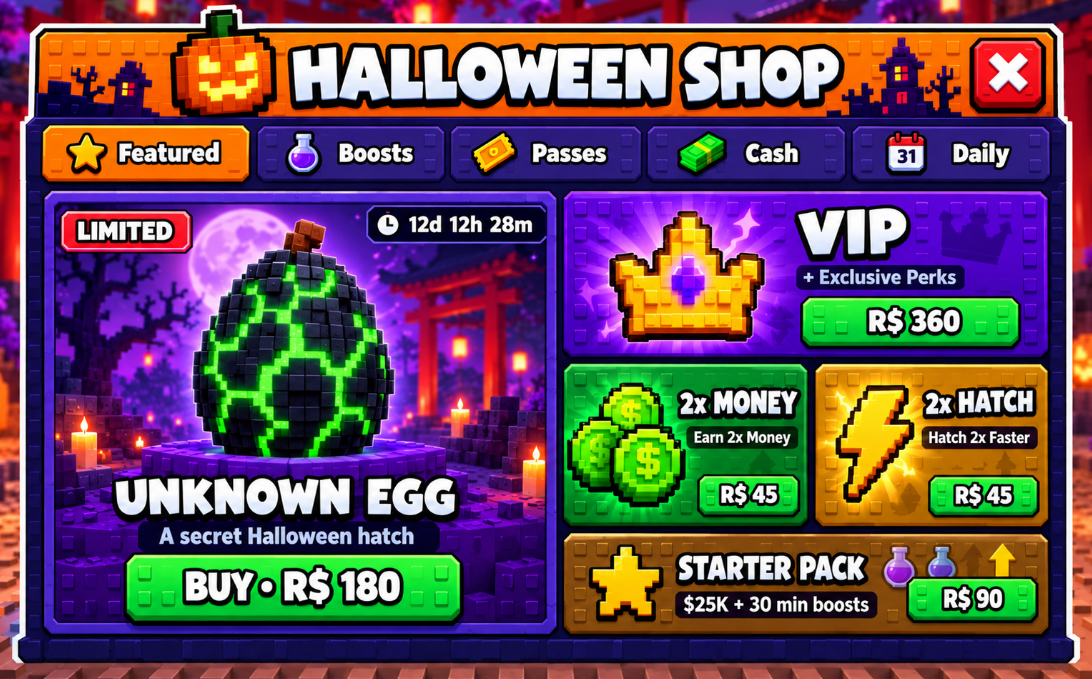
#> input picture assets/ui/shop_art/shop_reference.png, 1092 x 679 px
$ python build_shop_atlas.py shop_reference.png limited_scene_gpt.png limited_scene_gpt.png
#> lines starting #> are read from the running program, lines starting #| are printed output that depends on the picture; after the words box and inside, x2 and y2 are one past the last pixel; in counts of white or black regions, pixels touching at a corner belong together
"""Build the Halloween Shop menu art from the mockup (with the LIMITED egg already painted out).

usage (from the project root):
    python -I assets/ui/shop_art/patch_limited.py assets/ui/shop_art/shop_reference.png assets/ui/shop_art/limited_scene_gpt.png assets/ui/shop_art/shop_reference_noegg.png
    python -I assets/ui/shop_art/build_shop_atlas.py assets/ui/shop_art/shop_reference_noegg.png assets/ui/shop_art src/client/UI/Screens/GameMenus/ShopAtlas.luau

Outputs:
    shop_background.png  panel, header, tab row (covered by tab pieces) and an empty content area (at BG_SCALE)
    shop_featured.png    the FEATURED page (content area) with every changing text painted out (full size)
    shop_pieces.png      atlas: tabs, card blanks, buttons, pills, icons, badge (full size)
    ShopAtlas.luau       generated: piece rects in atlas pixels + their size in mockup pixels
Coordinates are mockup pixels (1092 x 679).
"""
import sys
from collections import deque
from pathlib import Path

import numpy as np
from PIL import Image, ImageDraw, ImageFilter

REF, OUT_DIR, OUT_LUA = Path(sys.argv[1]), Path(sys.argv[2]), Path(sys.argv[3])
REF_A = np.asarray(Image.open(REF).convert("RGB")).astype(np.int32)
H, W = REF_A.shape[:2]
CANVAS = (W, H)
BG_SCALE = 1024 / W
CONTENT = (45, 188, 1050, 633)  # the cards area under the tabs


def flat_face(img, box, cols=None, tolerance=18):
    """Per row: median of the pixels within `tolerance` of the area's face colour (skips text and icons)."""
    img = img.copy()
    x0, y0, x1, y1 = box
    c0, c1 = cols or (x0, x1)
    face = np.median(img[y0:y1, c0:c1].reshape(-1, 3), axis=0)
    for y in range(y0, y1):
        px = img[y, c0:c1]
        near = px[np.abs(px - face).max(axis=1) <= tolerance]
        img[y, x0:x1] = np.median(near, axis=0) if len(near) else face
    return img


def crop(img, box, alpha=None):
    x0, y0, x1, y1 = box
    rgba = Image.fromarray(img[y0:y1, x0:x1].astype(np.uint8), "RGB").convert("RGBA")
    if alpha is not None:
        rgba.putalpha(alpha)
    return rgba


def rounded_alpha(size, radius, scale=4):
    w, h = size
    big = Image.new("L", (w * scale, h * scale), 0)
    ImageDraw.Draw(big).rounded_rectangle((0, 0, w * scale - 1, h * scale - 1), radius=radius * scale, fill=255)
    return big.resize(size, Image.LANCZOS)


def flood_outside(barrier):
    h, w = barrier.shape
    outside = np.zeros((h, w), bool)
    q = deque([(y, x) for x in range(w) for y in (0, h - 1)] + [(y, x) for y in range(h) for x in (0, w - 1)])
    while q:
        y, x = q.popleft()
        if outside[y, x] or barrier[y, x]:
            continue
        outside[y, x] = True
        for ny, nx in ((y + 1, x), (y - 1, x), (y, x + 1), (y, x - 1)):
            if 0 <= ny < h and 0 <= nx < w and not outside[ny, nx]:
                q.append((ny, nx))
    return outside


def outline_matte(img, box, dark=45, min_area=30, close=1):
    """RGBA piece cut along its dark outline (everything enclosed by it is kept); specks dropped.
    close > 1 thickens the outline first, so small gaps in it don't let the outside in."""
    x0, y0, x1, y1 = box
    region = img[y0:y1, x0:x1]
    barrier = region.mean(axis=2) < dark
    if close > 1:
        barrier = np.asarray(Image.fromarray((barrier * 255).astype(np.uint8)).filter(ImageFilter.MaxFilter(close))) > 0
    keep = ~flood_outside(barrier)
    h, w = keep.shape
    seen = np.zeros((h, w), bool)
    for sy, sx in zip(*np.nonzero(keep)):
        if seen[sy, sx]:
            continue
        part, q = [], deque([(sy, sx)])
        seen[sy, sx] = True
        while q:
            y, x = q.popleft()
            part.append((y, x))
            for ny, nx in ((y + 1, x), (y - 1, x), (y, x + 1), (y, x - 1)):
                if 0 <= ny < h and 0 <= nx < w and keep[ny, nx] and not seen[ny, nx]:
                    seen[ny, nx] = True
                    q.append((ny, nx))
        if len(part) < min_area:
            for y, x in part:
                keep[y, x] = False
    alpha = Image.fromarray((keep * 255).astype(np.uint8)).filter(ImageFilter.GaussianBlur(0.5))
    return crop(img, box, alpha)


def icon_matte(img, box, low=30, high=60):
    """RGBA icon on a flat face: alpha from the distance to the face colour (the median of the box's edge pixels),
    holes inside the icon filled. Unlike outline_matte it needs no closed outline."""
    x0, y0, x1, y1 = box
    region = img[y0:y1, x0:x1].astype(np.float64)
    edge = np.concatenate([region[0], region[-1], region[:, 0], region[:, -1]])
    face = np.median(edge, axis=0)
    diff = np.abs(region - face).max(axis=2)
    alpha = np.clip((diff - low) / (high - low), 0, 1)
    solid = ~flood_outside(alpha > 0.5)  # the icon plus everything it encloses
    alpha = np.maximum(alpha, solid.astype(np.float64))
    a = Image.fromarray((alpha * 255).astype(np.uint8)).filter(ImageFilter.GaussianBlur(0.4))
    return crop(img, box, a)


def icon_key(img, box):
    """Icon on a dark purple tab: keeps its near-black outline and its bright / saturated colours (the tab face and
    its stud shadows are neither), fills what the outline encloses, keeps the biggest blob."""
    x0, y0, x1, y1 = box
    region = img[y0:y1, x0:x1].astype(np.float64)
    lum = region.mean(axis=2)
    sat = region.max(axis=2) - region.min(axis=2)
    solid = ((lum < 34) & (sat < 20)) | ((sat > 95) & (region.max(axis=2) > 130)) | (lum > 190)
    solid = ~flood_outside(solid)
    a = Image.fromarray((solid * 255).astype(np.uint8)).filter(ImageFilter.GaussianBlur(0.5))
    return keep_largest(crop(img, box, a))


def keep_largest(rgba):
    """Drops every alpha blob but the biggest (stray bits of neighbouring text / specks)."""
    arr = np.asarray(rgba).copy()
    solid = arr[..., 3] > 40
    h, w = solid.shape
    seen = np.zeros((h, w), bool)
    parts = []
    for sy, sx in zip(*np.nonzero(solid)):
        if seen[sy, sx]:
            continue
        part, q = [], deque([(sy, sx)])
        seen[sy, sx] = True
        while q:
            y, x = q.popleft()
            part.append((y, x))
            for ny, nx in ((y + 1, x), (y - 1, x), (y, x + 1), (y, x - 1)):
                if 0 <= ny < h and 0 <= nx < w and solid[ny, nx] and not seen[ny, nx]:
                    seen[ny, nx] = True
                    q.append((ny, nx))
        parts.append(part)
    parts.sort(key=len, reverse=True)
    for part in parts[1:]:
        for y, x in part:
            arr[y, x, 3] = 0
    return Image.fromarray(arr, "RGBA")


def blank(box, inset, tolerance=18, radius=10):
    """A card / button / pill with its inside (inset px in) flattened per row; rounded corners transparent."""
    x0, y0, x1, y1 = box
    img = flat_face(REF_A, (x0 + inset, y0 + inset, x1 - inset, y1 - inset), tolerance=tolerance)
    return crop(img, box, rounded_alpha((x1 - x0, y1 - y0), radius))


def panel_mask():
    """Per row: everything between the leftmost and rightmost pixel of the white outline."""
    a = REF_A
    white = (a.min(2) > 185) & ((a.max(2) - a.min(2)) < 60)
    keep = np.zeros((H, W), bool)
    for y in range(H):
        xs = np.nonzero(white[y, 8 : W - 8])[0] + 8
        if len(xs) >= 2 and xs[-1] - xs[0] > 20:
            keep[y, xs[0] : xs[-1] + 1] = True
    return Image.fromarray((keep * 255).astype(np.uint8)).filter(ImageFilter.GaussianBlur(0.6))


def blank_card(box, exclude, ring=12, radius=12, edges=None):
    """Card art with its inside rebuilt from what is left outside `exclude` boxes: a per-row median, rows with
    nothing left taken from their neighbours, then smoothed vertically. The outer `ring` px stay the mockup's."""
    x0, y0, x1, y1 = box
    ix0, iy0, ix1, iy1 = x0 + ring, y0 + ring, x1 - ring, y1 - ring
    free = np.ones((iy1 - iy0, ix1 - ix0), bool)
    for ex0, ey0, ex1, ey1 in exclude:
        free[max(ey0 - iy0, 0) : max(ey1 - iy0, 0), max(ex0 - ix0, 0) : max(ex1 - ix0, 0)] = False
    rows = np.full((iy1 - iy0, 3), np.nan)
    for r in range(iy1 - iy0):
        px = REF_A[iy0 + r, ix0:ix1][free[r]]
        if len(px) >= 3:
            rows[r] = np.median(px, axis=0)
    idx = np.arange(len(rows))
    good = ~np.isnan(rows[:, 0])
    for c in range(3):
        rows[:, c] = np.interp(idx, idx[good], rows[good, c])
    kernel = np.ones(9) / 9
    for c in range(3):
        rows[:, c] = np.convolve(np.pad(rows[:, c], 4, mode="edge"), kernel, mode="valid")
    img = REF_A.copy()
    img[iy0:iy1, ix0:ix1] = rows[:, None, :].round().astype(np.int32)
    # the border ring: each side rebuilt from a clean stretch of it (corners stay the mockup's)
    if edges:
        cx0, cx1 = edges["x"]  # clean columns for the top / bottom rows
        cy0, cy1 = edges["y"]  # clean rows for the left / right columns
        for y in list(range(y0, iy0)) + list(range(iy1, y1)):
            img[y, ix0:ix1] = np.median(REF_A[y, cx0:cx1], axis=0)
        for x in range(ix1, x1):
            img[iy0:iy1, x] = np.median(REF_A[cy0:cy1, x], axis=0)
        for i, x in enumerate(range(x0, ix0)):
            if edges.get("mirror"):
                img[iy0:iy1, x] = img[iy0:iy1, x1 - 1 - i]
            else:
                img[iy0:iy1, x] = np.median(REF_A[cy0:cy1, x], axis=0)
        if edges.get("mirror"):  # left corners from the right ones too (the icon covers the left ones)
            for i, x in enumerate(range(x0, ix0)):
                img[y0:iy0, x] = img[y0:iy0, x1 - 1 - i]
                img[iy1:y1, x] = img[iy1:y1, x1 - 1 - i]
    return crop(img, box, rounded_alpha((x1 - x0, y1 - y0), radius))


pieces = {}


def add(name, image):
    pieces[name] = image


# ---------- tabs ----------
TABS = {
    "Featured": ((42, 125, 250, 182), (63, 130, 107, 175), (107, 138, 222, 170)),
    "Boosts": ((257, 125, 444, 182), (283, 130, 320, 177), (335, 138, 415, 170)),
    "Passes": ((450, 125, 643, 182), (468, 136, 518, 170), (528, 138, 610, 170)),
    "Cash": ((647, 125, 845, 182), (675, 131, 730, 170), (743, 138, 802, 170)),
    "Daily": ((852, 125, 1050, 182), (885, 128, 927, 172), (948, 138, 1012, 170)),
}
add("TabOn", blank(TABS["Featured"][0], 7, tolerance=24, radius=8))
#> in flat_face, `face = np.median(img[y0:y1, c0:c1].reshape(-1, 3), axis=0)`: face = [252, 116, 0]
#> in rounded_alpha, `ImageDraw.Draw(big).rounded_rectangle((0, 0, w * scale - 1, h * scale ..`:
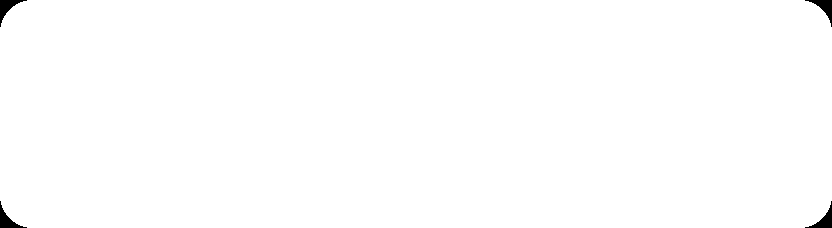
#> big: PIL image 832x228 L; 99.5% white; 4 black regions, box (x1, y1, x2, y2) and area: (0, 0, 27, 27) 230, (805, 0, 832, 27) 230, (0, 201, 27, 228) 230, (805, 201, 832, 228) 230
#> in crop, `x0, y0, x1, y1 = box`: x0 = 42; y0 = 125; x1 = 250; y1 = 182
add("TabOff", blank(TABS["Boosts"][0], 7, tolerance=24, radius=8))
#> call 2 of rounded_alpha, with size = (187, 57), radius = 8, scale = 4
#> in rounded_alpha (call 2), `ImageDraw.Draw(big).rounded_rectangle((0, 0, w * scale - 1, h * scale ..`:
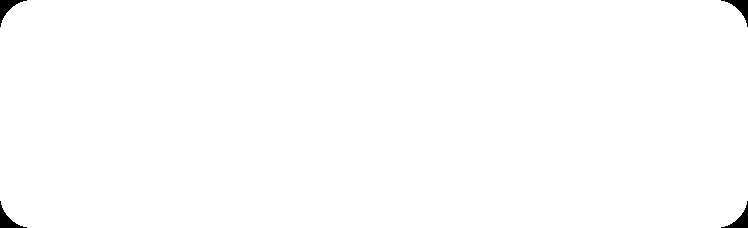
#> big: PIL image 748x228 L; 99.5% white; 4 black regions, box (x1, y1, x2, y2) and area: (0, 0, 27, 27) 230, (721, 0, 748, 27) 230, (0, 201, 27, 228) 230, (721, 201, 748, 228) 230
for key, (_, icon, label) in TABS.items():
    add("TabIcon" + key, icon_matte(REF_A, icon) if key == "Featured" else icon_key(REF_A, icon))
    add("TabLabel" + key, outline_matte(REF_A, label))
#> this loop made 5 passes
#> face in icon_matte on pass 1: [252, 114, 0]

# ---------- featured page: the content area with its changing texts painted out ----------
TEXTS = [  # (area to flatten, sample columns) - every text the game writes itself
    ((400, 211, 543, 238), (400, 543)),  # timer
    ((140, 562, 448, 616), (140, 448)),  # BUY · R$ 180
    ((818, 302, 1004, 341), (818, 1004)),  # VIP price
    ((689, 429, 797, 447), (689, 797)),  # 2x money text
    ((705, 480, 794, 511), (705, 794)),  # 2x money price
    ((924, 429, 1036, 447), (924, 1036)),  # 2x hatch text
    ((936, 480, 1034, 511), (936, 1034)),  # 2x hatch price
    ((679, 592, 874, 616), (679, 874)),  # starter text
    ((913, 581, 1034, 616), (913, 1034)),  # starter price
]
featured = REF_A.copy()
for box, cols in TEXTS:
    featured = flat_face(featured, box, cols, tolerance=26)
#> this loop made 9 passes
#> face in flat_face on passes 1 to 8: [3, 2, 33], [12, 215, 52], [15, 223, 54], [7, 37.5, 12], [9, 207, 53], [34, 17, 26], [16, 218, 54], [18, 5, 24]
add_featured = crop(featured, CONTENT)

# ---------- card blanks / buttons / pills (other pages) ----------
add("CardPurple", blank_card((565, 192, 1049, 356), [(598, 198, 778, 352), (792, 200, 1030, 352), (925, 194, 1046, 272)],
    edges={"x": (575, 596), "y": (282, 338)}))
#> after the loop in blank_card, `for r in range(iy1 - iy0):`: rows = 140 rows, first 8: [95, 1, 220], [94, 1, 219], [94, 1, 221], [96, 1, 223], [97, 1, 223], [97, 1, 223], [98, 1, 224], [100, 1, 224]
#> in blank_card, `idx = np.arange(len(rows))`: idx = 140 values from 0 to 139
#> after the loop in blank_card, `for c in range(3):`: rows = 140 rows, first 8: [95.11, 1, 220.7], [95.33, 1, 221], [95.67, 1, 221.4], [96.22, 1, 221.9], [96.89, 1, 222.1], [97.22, 1.11, 222], [94.44, 1, 216.9], [91.44, 1, 210.6]
#> call 3 of rounded_alpha, with size = (484, 164), radius = 12, scale = 4
#> in rounded_alpha (call 3), `return big.resize(size, Image.LANCZOS)`:
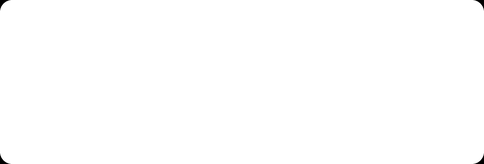
#> returned value: PIL image 484x164 L; min 0, max 255, mean 254.6
#> in crop (call 14), `x0, y0, x1, y1 = box`: x0 = 565; y0 = 192; x1 = 1049; y1 = 356
#> in crop (call 14), `rgba = Image.fromarray(img[y0:y1, x0:x1].astype(np.uint8), "RGB").conv..`:
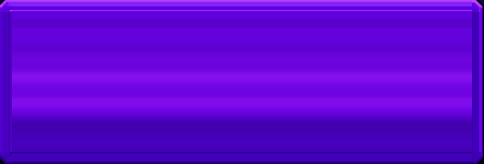
#> rgba: PIL image 484x164 RGBA; mean R, G, B, A 96.1, 5, 209.4, 255
add("CardGreen", blank_card((565, 362, 809, 526), [(565, 376, 692, 516), (672, 382, 806, 522)],
    edges={"x": (700, 790), "y": (392, 470), "mirror": True}))
#> after the loop in blank_card (call 2), `for r in range(iy1 - iy0):`: rows = 140 rows, first 8: [9, 151, 48], [2, 146, 43], [2, 140, 41], [1, 140, 40], [1, 140, 41], [2, 141, 41], [1, 141, 41], [1, 141, 40]
#> after the loop in blank_card (call 2), `for c in range(3):`: rows = 140 rows, first 8: [5.67, 146.8, 45], [4.89, 145.7, 44.22], [4, 144.6, 43.44], [3.11, 143.4, 42.56], [2.22, 142.3, 41.67], [1.33, 141.2, 40.78], [1.22, 140.7, 40.44], [1.11, 140.8, 40.33]
#> call 4 of rounded_alpha, with size = (244, 164), radius = 12, scale = 4
#> in rounded_alpha (call 4), `ImageDraw.Draw(big).rounded_rectangle((0, 0, w * scale - 1, h * scale ..`:
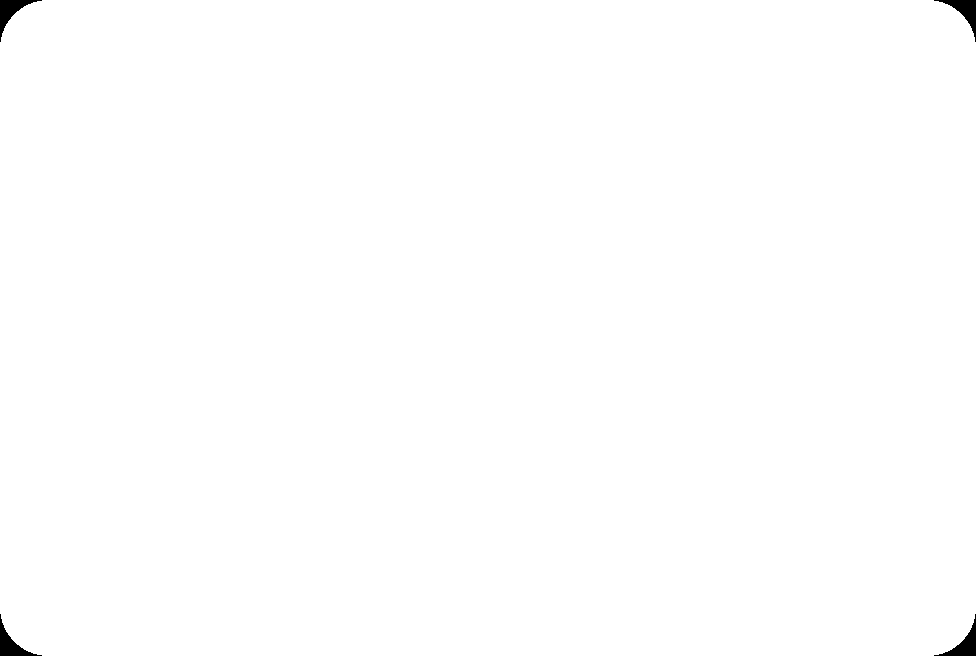
#> big: PIL image 976x656 L; 99.7% white; 4 black regions, box (x1, y1, x2, y2) and area: (0, 0, 42, 42) 508, (934, 0, 976, 42) 508, (0, 614, 42, 656) 508, (934, 614, 976, 656) 508
#> in crop (call 15), `x0, y0, x1, y1 = box`: y0 = 362; x1 = 809; y1 = 526
#> in crop (call 15), `rgba = Image.fromarray(img[y0:y1, x0:x1].astype(np.uint8), "RGB").conv..`:
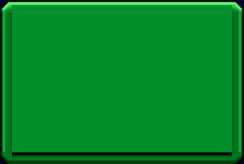
#> rgba: PIL image 244x164 RGBA; mean R, G, B, A 3.4, 133.2, 38.6, 255
add("CardGold", blank_card((815, 362, 1049, 526), [(826, 376, 926, 516), (914, 382, 1046, 522)],
    edges={"x": (930, 1030), "y": (392, 470), "mirror": True}))
#> call 3 of blank_card, with box = (815, 362, 1049, 526), ring = 12, radius = 12
#> after the loop in blank_card (call 3), `for r in range(iy1 - iy0):`: rows = 140 rows, first 8: [213.5, 133, 5], [205, 125.5, 3], [203, 123, 2], [203, 123, 2], [204, 123, 2], [204, 123, 2], [204, 123, 1], [204, 123, 1]
#> after the loop in blank_card (call 3), `for c in range(3):`: rows = 140 rows, first 8: [209.2, 128.8, 3.78], [208.1, 127.7, 3.44], [207.1, 126.6, 3], [206, 125.5, 2.56], [204.9, 124.4, 2.11], [203.9, 123.3, 1.67], [203.8, 123, 1.44], [203.9, 123, 1.33]
#> after the loop in blank_card (call 3), `for i, x in enumerate(range(x0, ix0)):`:
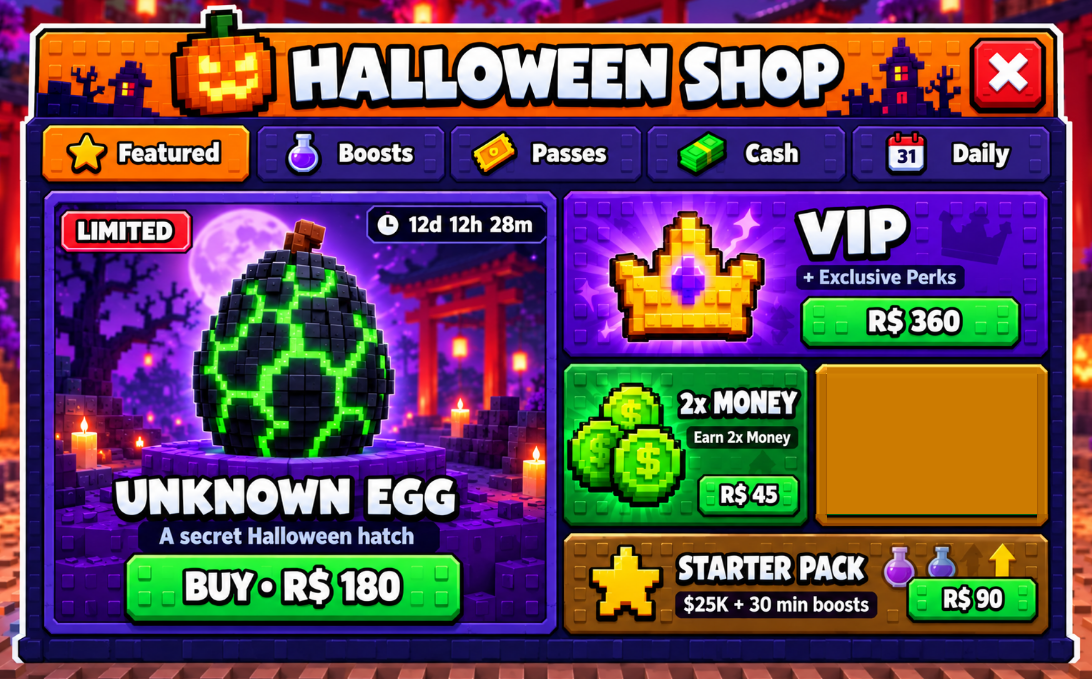
#> img: shape (679, 1092, 3) int32; mean R, G, B 103.3, 73.2, 88
add("CardBrown", blank_card((565, 532, 1049, 631), [(580, 538, 672, 628), (670, 536, 1046, 628)],
    edges={"x": (690, 860), "y": (548, 618)}))
#> after the loop in blank_card (call 4), `for r in range(iy1 - iy0):`: rows = 75 rows, first 8: [139, 79, 17], [137, 78, 15], [140, 81, 15], [140, 81, 16], [141, 81, 16], [141, 81, 16], [141, 81, 15], [140, 80, 14]
#> after the loop in blank_card (call 4), `for c in range(3):`: rows = 75 rows, first 8: [139.2, 79.56, 16.33], [139.4, 79.78, 16.22], [139.7, 80, 16], [139.8, 80.11, 15.67], [139.9, 80.11, 15.11], [140.3, 80.22, 14.78], [136.9, 77.78, 14], [130.3, 73.11, 12.67]
add("ButtonGreen", blank((802, 296, 1020, 346), 9, tolerance=30, radius=8))
add("PillDark", blank((795, 265, 966, 290), 4, tolerance=20, radius=8))
add("PillTimer", blank((366, 205, 547, 243), 5, tolerance=24, radius=10))
add("BadgeLimited", blank((60, 209, 193, 251), 8, tolerance=40, radius=9))  # the red badge, LIMITED painted out
add("IconClock", outline_matte(REF_A, (372, 209, 402, 239)))

# ---------- icons ----------
add("IconCrown", outline_matte(REF_A, (603, 205, 772, 347), dark=80, close=3))
add("IconCoins", keep_largest(icon_matte(REF_A, (570, 377, 681, 512))))
#> in icon_matte (call 2), `edge = np.concatenate([region[0], region[-1], region[:, 0], region[:, ..`: edge = 492 rows, first 8: [1, 151, 45], [1, 149, 45], [2, 146, 45], [0, 130, 36], [1, 127, 34], [3, 148, 45], [3, 146, 44], [3, 145, 45]
add("IconBolt", keep_largest(outline_matte(REF_A, (830, 381, 920, 510), dark=80, close=3)))
add("IconStar", outline_matte(REF_A, (584, 542, 667, 624), dark=60, close=3))
add("IconPotions", icon_matte(REF_A, (880, 538, 960, 577)))

# ---------- background: tabs stay baked (covered by the tab pieces), the content area emptied ----------
bg = REF_A.copy()
x0, y0, x1, y1 = CONTENT
for y in range(y0, y1):
    bg[y, x0:x1] = np.median(REF_A[y, 552:562], axis=0)
mask = panel_mask()
background = Image.fromarray(bg.astype(np.uint8), "RGB").convert("RGBA")
background.putalpha(mask)
background.resize((round(W * BG_SCALE), round(H * BG_SCALE)), Image.LANCZOS).save(OUT_DIR / "shop_background.png")
add_featured.save(OUT_DIR / "shop_featured.png")

# ---------- atlas (full size, shelf-packed) ----------
order = sorted(pieces, key=lambda n: -pieces[n].height)
atlas_w, x, y, shelf, rects = 1024, 0, 0, 0, {}
for n in order:
    im = pieces[n]
    if x + im.width > atlas_w:
        x, y, shelf = 0, y + shelf + 2, 0
    rects[n] = (x, y, im.width, im.height)
    x += im.width + 2
    shelf = max(shelf, im.height)
#> this loop made 26 passes
#> n on passes 1 to 8: 'CardPurple', 'CardGreen', 'CardGold', 'IconCrown', 'IconCoins', 'IconBolt', 'CardBrown', 'IconStar'
atlas = Image.new("RGBA", (atlas_w, y + shelf), (0, 0, 0, 0))
for n, (px_, py_, _, _) in rects.items():
    atlas.alpha_composite(pieces[n], (px_, py_))
#> this loop made 26 passes
#> (n, px_, py_) on passes 1 to 8: ('CardPurple', 0, 0), ('CardGreen', 486, 0), ('CardGold', 732, 0), ('IconCrown', 0, 166), ('IconCoins', 171, 166), ('IconBolt', 284, 166), ('CardBrown', 376, 166), ('IconStar', 862, 166)
atlas.save(OUT_DIR / "shop_pieces.png")

lines = [
    "-- GameMenus.ShopAtlas  (ModuleScript, client) -- GENERATED by assets/ui/shop_art/build_shop_atlas.py, do not edit.",
    "-- Pieces of shop_pieces.png: Rect = { X, Y, W, H } in atlas pixels (= mockup pixels, the atlas is full size).",
    "return {",
    "    Canvas = Vector2.new(%d, %d)," % CANVAS,
    "    Content = { %d, %d, %d, %d }, -- the FEATURED page image's rect on the canvas" % (x0, y0, x1 - x0, y1 - y0),
    "    Pieces = {",
]
for n in sorted(rects):
    lines.append("        %s = { %d, %d, %d, %d }," % (n, *rects[n]))
#> this loop made 26 passes
lines += ["    },", "}", ""]
OUT_LUA.write_bytes("\n".join(lines).encode("utf-8"))  # LF as .stylua.toml asks
print("background", background.size, "featured", add_featured.size, "atlas", atlas.size, "pieces", len(rects))
#| background (1092, 679) featured (1005, 445) atlas (1024, 407) pieces 26
